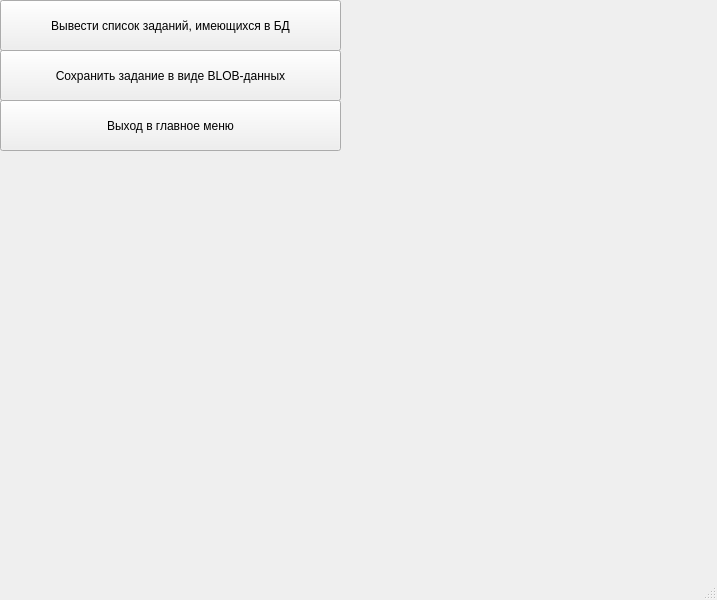
<?xml version="1.0" encoding="UTF-8"?>
<ui version="4.0">
 <class>MainWindow</class>
 <widget class="QMainWindow" name="MainWindow">
  <property name="geometry">
   <rect>
    <x>0</x>
    <y>0</y>
    <width>717</width>
    <height>600</height>
   </rect>
  </property>
  <property name="windowTitle">
   <string>Редактор списка заданий</string>
  </property>
  <widget class="QWidget" name="centralwidget">
   <widget class="QPushButton" name="pushButton_5">
    <property name="geometry">
     <rect>
      <x>0</x>
      <y>0</y>
      <width>341</width>
      <height>51</height>
     </rect>
    </property>
    <property name="font">
     <font>
      <weight>50</weight>
      <bold>false</bold>
     </font>
    </property>
    <property name="cursor">
     <cursorShape>ArrowCursor</cursorShape>
    </property>
    <property name="text">
     <string>Вывести список заданий, имеющихся в БД</string>
    </property>
    <property name="icon">
     <iconset>
      <normaloff>list.png</normaloff>list.png</iconset>
    </property>
    <property name="iconSize">
     <size>
      <width>26</width>
      <height>26</height>
     </size>
    </property>
    <property name="checkable">
     <bool>false</bool>
    </property>
   </widget>
   <widget class="QPushButton" name="pushButton_9">
    <property name="geometry">
     <rect>
      <x>0</x>
      <y>50</y>
      <width>341</width>
      <height>51</height>
     </rect>
    </property>
    <property name="font">
     <font>
      <weight>50</weight>
      <bold>false</bold>
     </font>
    </property>
    <property name="cursor">
     <cursorShape>ArrowCursor</cursorShape>
    </property>
    <property name="text">
     <string>Сохранить задание в виде BLOB-данных</string>
    </property>
    <property name="icon">
     <iconset>
      <normaloff>data.png</normaloff>data.png</iconset>
    </property>
    <property name="iconSize">
     <size>
      <width>26</width>
      <height>26</height>
     </size>
    </property>
    <property name="checkable">
     <bool>false</bool>
    </property>
   </widget>
   <widget class="QPushButton" name="pushButton_10">
    <property name="geometry">
     <rect>
      <x>0</x>
      <y>100</y>
      <width>341</width>
      <height>51</height>
     </rect>
    </property>
    <property name="font">
     <font>
      <weight>50</weight>
      <bold>false</bold>
     </font>
    </property>
    <property name="cursor">
     <cursorShape>ArrowCursor</cursorShape>
    </property>
    <property name="text">
     <string>Выход в главное меню</string>
    </property>
    <property name="icon">
     <iconset>
      <normaloff>exit.png</normaloff>exit.png</iconset>
    </property>
    <property name="iconSize">
     <size>
      <width>26</width>
      <height>26</height>
     </size>
    </property>
    <property name="checkable">
     <bool>false</bool>
    </property>
   </widget>
  </widget>
  <widget class="QMenuBar" name="menubar">
   <property name="geometry">
    <rect>
     <x>0</x>
     <y>0</y>
     <width>717</width>
     <height>22</height>
    </rect>
   </property>
  </widget>
  <widget class="QStatusBar" name="statusbar"/>
 </widget>
 <resources/>
 <connections/>
</ui>
